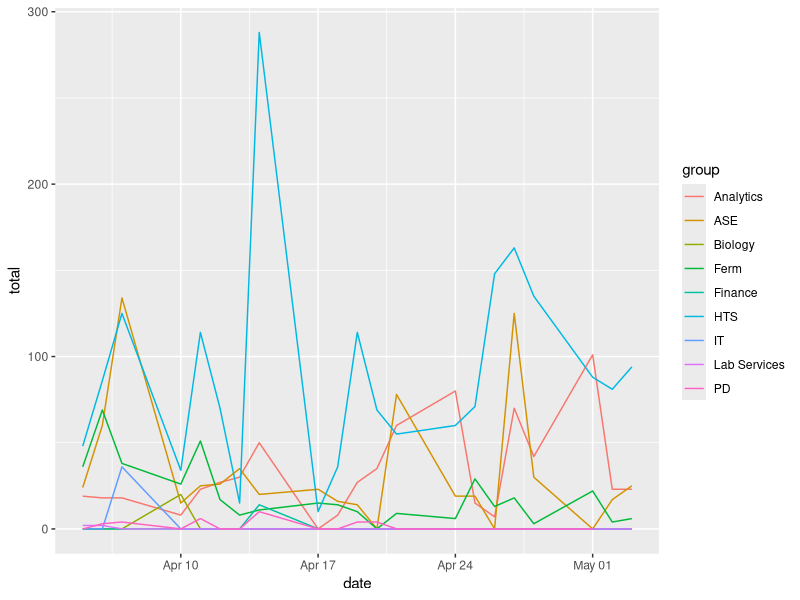

Generate this figure with R:
library(tidyverse)
library(lubridate)

df <- readxl::read_excel("pullup_challenge.xlsx",col_names = TRUE)

pullups <- df %>% gather(key = date, value = pullups, 5:25)

pullups <- pullups %>% within({
  date <- parse_date_time(date, "%m/%d/%Y")
  name <- factor(name)
  group <- factor(group)
})

#individual total
pullups %>%
  group_by(name) %>%
  summarise(total = sum(pullups)) %>%
  arrange(desc(total))

# total by group
pullups %>%
  group_by(group) %>%
  summarise(total = sum(pullups)) %>%
  arrange(desc(total))

# total by group by day
pullups %>%
  group_by(date, group) %>%
  summarise(total = sum(pullups),
            average_per_person = mean(pullups)) %>%
  arrange(desc(total)) %>%
  ggplot(aes(x = date, y = total, color = group))+
  geom_line()

mean(pullups$pullups, na.rm = TRUE)
sd(pullups$pullups, na.rm = TRUE)
